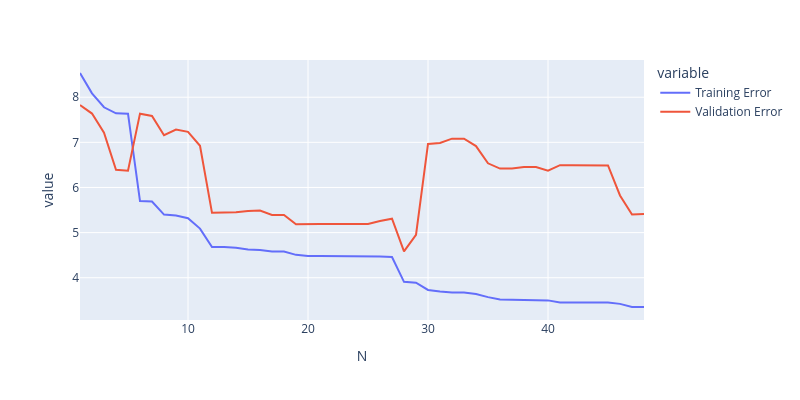

The notebook cell saved with this chart:
### Markdown cell above
If we plot the training and validation error as we add each additional feature, our training error gets lower and lower, and in fact, it's possible to prove with linear algebra that the training error will decrease monotonically.

By contrast, the error on unseen validation data is higher for the models with more parameters, since the lessons learned from these last 20+ features aren't actually useful when applied to unseen data. That is, these models aren't generalizable.

### Code cell
import plotly.express as px
px.line(errors_vs_N, x = "N", y = ["Training Error", "Validation Error"], width=800, height=400)

### Figure 1 — Plotly figure (JSON) as saved in the notebook; plotly's stock layout.template omitted (floating-point values rounded to 4 significant figures)
{"data": [{"hovertemplate": "variable=Training Error<br>N=%{x}<br>value=%{y}<extra></extra>", "legendgroup": "Training Error", "line": {"color": "#636efa", "dash": "solid"}, "marker": {"symbol": "circle"}, "mode": "lines", "name": "Training Error", "orientation": "v", "showlegend": true, "type": "scatter", "x": [1.0, 2.0, 3.0, 4.0, 5.0, 6.0, 7.0, 8.0, 9.0, 10.0, 11.0, 12.0, 13.0, 14.0, 15.0, 16.0, 17.0, 18.0, 19.0, 20.0, 21.0, 22.0, 23.0, 24.0, 25.0, 26.0, 27.0, 28.0, 29.0, 30.0, 31.0, 32.0, 33.0, 34.0, 35.0, 36.0, 37.0, 38.0, 39.0, 40.0, 41.0, 42.0, 43.0, 44.0, 45.0, 46.0, 47.0, 48.0], "xaxis": "x", "y": [8.536, 8.086, 7.777, 7.644, 7.635, 5.699, 5.69, 5.399, 5.38, 5.318, 5.089, 4.68, 4.68, 4.665, 4.628, 4.613, 4.581, 4.581, 4.507, 4.483, 4.482, 4.482, 4.482, 4.482, 4.482, 4.471, 4.46, 3.909, 3.889, 3.729, 3.697, 3.673, 3.673, 3.639, 3.571, 3.516, 3.514, 3.503, 3.503, 3.498, 3.45, 3.45, 3.449, 3.449, 3.449, 3.421, 3.354, 3.351], "yaxis": "y"}, {"hovertemplate": "variable=Validation Error<br>N=%{x}<br>value=%{y}<extra></extra>", "legendgroup": "Validation Error", "line": {"color": "#EF553B", "dash": "solid"}, "marker": {"symbol": "circle"}, "mode": "lines", "name": "Validation Error", "orientation": "v", "showlegend": true, "type": "scatter", "x": [1.0, 2.0, 3.0, 4.0, 5.0, 6.0, 7.0, 8.0, 9.0, 10.0, 11.0, 12.0, 13.0, 14.0, 15.0, 16.0, 17.0, 18.0, 19.0, 20.0, 21.0, 22.0, 23.0, 24.0, 25.0, 26.0, 27.0, 28.0, 29.0, 30.0, 31.0, 32.0, 33.0, 34.0, 35.0, 36.0, 37.0, 38.0, 39.0, 40.0, 41.0, 42.0, 43.0, 44.0, 45.0, 46.0, 47.0, 48.0], "xaxis": "x", "y": [7.825, 7.637, 7.214, 6.391, 6.372, 7.636, 7.586, 7.159, 7.282, 7.232, 6.923, 5.438, 5.443, 5.448, 5.48, 5.488, 5.389, 5.391, 5.185, 5.195, 5.188, 5.188, 5.188, 5.188, 5.192, 5.257, 5.308, 4.583, 4.951, 6.964, 6.986, 7.082, 7.082, 6.917, 6.535, 6.418, 6.42, 6.453, 6.453, 6.374, 6.494, 6.494, 6.487, 6.487, 6.487, 5.823, 5.399, 5.41], "yaxis": "y"}], "layout": {"height": 400, "legend": {"title": {"text": "variable"}, "tracegroupgap": 0}, "margin": {"t": 60}, "width": 800, "xaxis": {"anchor": "y", "domain": [0, 1], "title": {"text": "N"}}, "yaxis": {"anchor": "x", "domain": [0, 1], "title": {"text": "value"}}}}
